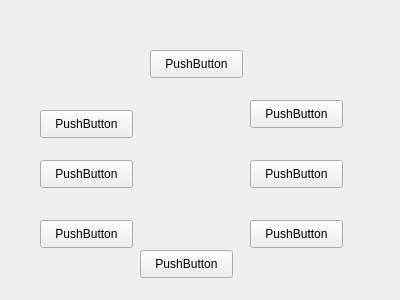
<?xml version="1.0" encoding="UTF-8"?>
<ui version="4.0">
 <class>TestWidget</class>
 <widget class="QWidget" name="TestWidget">
  <property name="geometry">
   <rect>
    <x>0</x>
    <y>0</y>
    <width>400</width>
    <height>300</height>
   </rect>
  </property>
  <property name="windowTitle">
   <string>Form</string>
  </property>
  <widget class="QPushButton" name="pushButton">
   <property name="geometry">
    <rect>
     <x>40</x>
     <y>160</y>
     <width>93</width>
     <height>28</height>
    </rect>
   </property>
   <property name="text">
    <string>PushButton</string>
   </property>
  </widget>
  <widget class="QPushButton" name="pushButton_2">
   <property name="geometry">
    <rect>
     <x>40</x>
     <y>110</y>
     <width>93</width>
     <height>28</height>
    </rect>
   </property>
   <property name="text">
    <string>PushButton</string>
   </property>
  </widget>
  <widget class="QPushButton" name="pushButton_3">
   <property name="geometry">
    <rect>
     <x>40</x>
     <y>220</y>
     <width>93</width>
     <height>28</height>
    </rect>
   </property>
   <property name="text">
    <string>PushButton</string>
   </property>
  </widget>
  <widget class="QPushButton" name="pushButton_4">
   <property name="geometry">
    <rect>
     <x>250</x>
     <y>100</y>
     <width>93</width>
     <height>28</height>
    </rect>
   </property>
   <property name="text">
    <string>PushButton</string>
   </property>
  </widget>
  <widget class="QPushButton" name="pushButton_5">
   <property name="geometry">
    <rect>
     <x>250</x>
     <y>160</y>
     <width>93</width>
     <height>28</height>
    </rect>
   </property>
   <property name="text">
    <string>PushButton</string>
   </property>
  </widget>
  <widget class="QPushButton" name="pushButton_6">
   <property name="geometry">
    <rect>
     <x>250</x>
     <y>220</y>
     <width>93</width>
     <height>28</height>
    </rect>
   </property>
   <property name="text">
    <string>PushButton</string>
   </property>
  </widget>
  <widget class="QPushButton" name="pushButton_7">
   <property name="geometry">
    <rect>
     <x>140</x>
     <y>250</y>
     <width>93</width>
     <height>28</height>
    </rect>
   </property>
   <property name="text">
    <string>PushButton</string>
   </property>
  </widget>
  <widget class="QPushButton" name="pushButton_8">
   <property name="geometry">
    <rect>
     <x>150</x>
     <y>50</y>
     <width>93</width>
     <height>28</height>
    </rect>
   </property>
   <property name="text">
    <string>PushButton</string>
   </property>
  </widget>
 </widget>
 <resources/>
 <connections/>
</ui>
